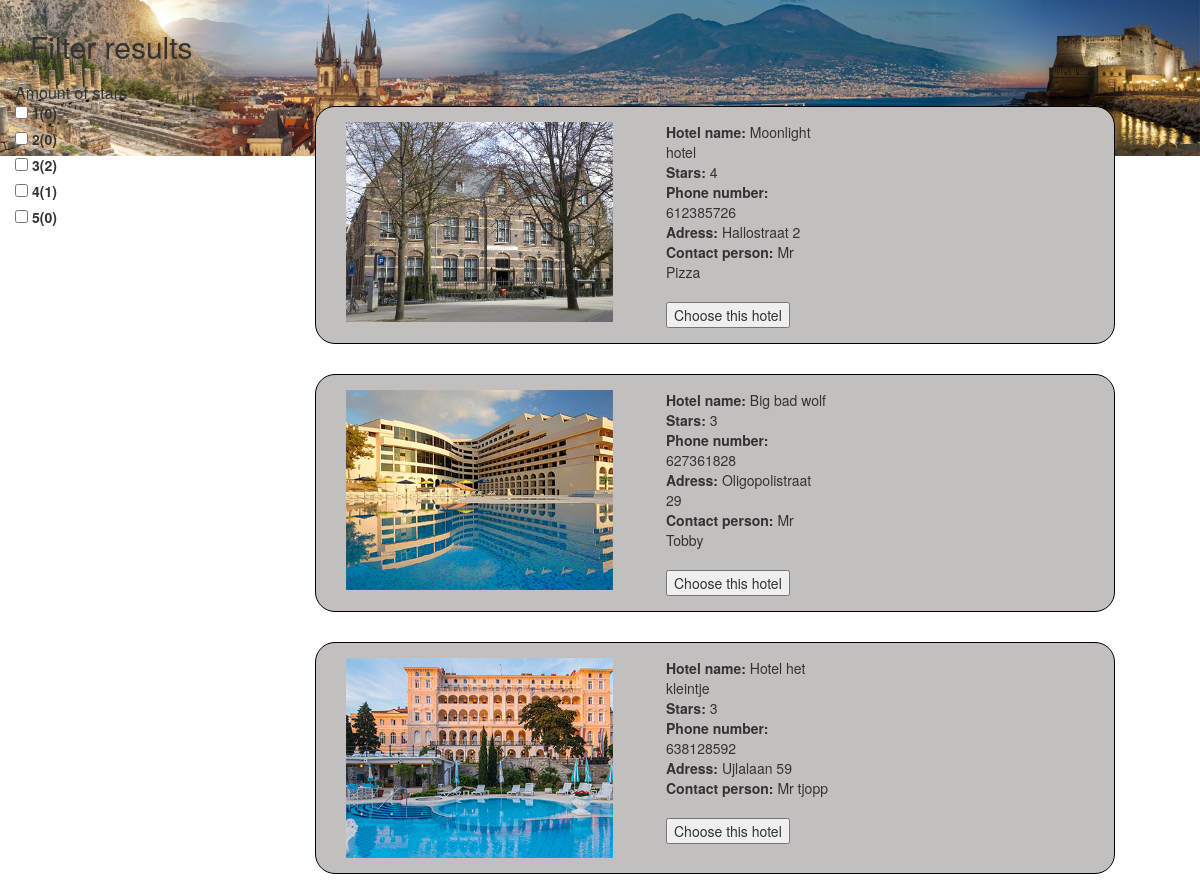
The page /hanzeproject/hotels.php?city=rome on the database its author committed.
### tables this page shows
CREATE TABLE `hotel` (
  `hotel_id` int(10) NOT NULL,
  `hotel_name` varchar(50) NOT NULL,
  `stars` int(1) DEFAULT NULL,
  `rating` int(3) NOT NULL,
  `adress` varchar(100) NOT NULL,
  `zipcode` varchar(20) NOT NULL,
  `city` varchar(100) NOT NULL,
  `country` varchar(100) NOT NULL,
  `contact_person` varchar(100) NOT NULL,
  `phonenumber` int(20) NOT NULL
);

### hanzeproject/includes/DB.php (called while the page is built, shortened)
<?php
class database
{
    private $host = DB_HOST;
    private $user = DB_USER;
    private $pass = DB_PASS;
    private $dbname = DB_NAME;
    private $dbh;
    private $stmt;
    public function __construct()
    {
        $dsn = 'mysql:host=' . $this->host . ';dbname=' . $this->dbname;
        $options = array(
            PDO::ATTR_PERSISTENT    => true,
            PDO::ATTR_ERRMODE       => PDO::ERRMODE_EXCEPTION
        );
        try
        {
            $this->dbh = new PDO($dsn, $this->user, $this->pass, $options);
        }
        catch(PDOException $e)
        {
            $this->error = $e->getMessage();
            echo $e->getMessage();
            exit();
        }
    }
    public function query($query)
    {
        if($this->dbh != NULL)
        {
            $this->stmt = $this->dbh->prepare($query);
        }
    }
    public function execute()
    {
        return $this->stmt->execute();
    }
    public function resultset()
    {
        $this->execute();
        return $this->stmt->fetchAll(PDO::FETCH_ASSOC);
    }
    public function reset()
    {
        $this->stmt = NULL;
    }
}

### hanzeproject/helpers/functions.php (the view, shortened to what this page needs)
<?php
    class functions {
        public function Getnumber($aantalsterren) {
            $city_name = $_SESSION['booking_city'];
            $db = new database;
            $db->query("Select count(*) FROM hotel WHERE stars='$aantalsterren' AND city='$city_name'");
            $db->execute();
            $aantal = $db->resultset();
            $ster=  $aantal[0]['count(*)'];
            echo "($ster)";
        }
        public function Viewhotels() {
                $city_name = $_SESSION['booking_city'];
                $db = new database;
                $db->query("SELECT * FROM hotel WHERE city = '$city_name'");
                $db->execute();
                $hotels = $db->resultset();
                foreach ($hotels as $hotel) {
                    echo '<form action="" method="POST">';
                    $naam = $hotel['hotel_name'];
                    $sterren = $hotel['stars'];
                    $rating = $hotel["rating"];
                    $phone = $hotel["phonenumber"];
                    $adress = $hotel["adress"];
                    $contact = $hotel["contact_person"];
                    $image = str_replace(" ", "", strtolower($naam));
                    echo"   <div class='resultblock resultaten1 col-md-8' data=$rating data-tag=$sterren>";
                    echo'   <div class="desc">';
                    echo'   <div class="desc_text">';
                    echo"   <div class='col-md-5'><img src='images/hotels/$image.jpg' height='200' ></div>";
                    echo"   <div class='col-md-3'>";
                    echo"   <strong>Hotel name:</strong> $naam  ";
                    echo"<br>";
                    echo"   <strong>Stars:</strong> $sterren";
                    echo "<br>";
                    echo"   <strong>Phone number:</strong> $phone";
                    echo"<br>";
                    echo"   <strong>Adress:</strong> $adress";
                    echo"<br>";
                    echo"   <strong>Contact person:</strong> $contact";
                    echo"</br><br>";
                    echo"<input class='submit' type='submit' value='Choose this hotel' name='hotelkeuze'> ";
                    echo'   </div></div></div></div><br></form>';
                }
        }
    }
 ?>

### hanzeproject/hotels.php (shortened to what this page needs)
<?php
require 'includes/DB.php';
require 'helpers/functions.php';
?>
<html lang="en">
<head>
    <link rel="stylesheet" href="assets/style.css">
    <link href="css/bootstrap.css" rel='stylesheet' type='text/css' />
</head>
<body>
    <div class="banner">
        <img width="100%" src="images/banner.jpg">
    </div>
    <div class="col-md-3 filterdeel " >
        <div class="panel-heading">
            <H2>Filter results</h2>
        </div>
        <div id="filters">
            <h3 class="panel-title">Amount of stars</h3>
            <div class="filterblock">
                <input id="check1" type="checkbox" name="check" value="1" class="category">
                <label for="check1"><strong>1</strong><?php
                    $count = new functions();
                    $count->Getnumber(1);
                    ?></label>
            </div>
            <div class="filterblock">
                <input id="check2" type="checkbox" name="check" value="2" class="category">
                <label for="check2"><strong>2</strong><?php
                    $count = new functions();
                    $count->Getnumber(2);
                    ?></label>
            </div>
            <div class="filterblock">
                <input id="check3" type="checkbox" name="check" value="3" class="category">
                <label for="check3"><strong>3</strong><?php
                    $count = new functions();
                    $count->Getnumber(3);
                    ?></label>
            </div>
            <div class="filterblock">
                <input id="check4" type="checkbox" name="check" value="4" class="category" class="checkbox">
                <label for="check4"><strong>4</strong><?php
                    $count = new functions();
                    $count->Getnumber(4);
                    ?></label>
            </div>
            <div class="filterblock">
                <input id="check5" type="checkbox" name="check" value="5" class="category">
                <label for="check5"><strong>5</strong><?php
                    $count = new functions();
                    $count->Getnumber(5);
                    ?></label>
            </div>
            <br>
        </div>
    </div>
 	<div class="searchresults" class='col-md-8' >
            <div class="panel-heading  ">
            <h1>Please select your favorite hotel
            </h1>
            </div>
            <?php
            $view = new functions();
            $view->Viewhotels()
            ?>
       </div>
</body>
</html>

### hanzeproject/css/style.css (style rules this page uses)
body { margin:0; padding:0; background:#fff; font-family: 'Source Sans Pro', sans-serif; }
h1,h2,h3,h4,h5,h6 { margin:0; }
.banner { background:url(../images/background.jpg) no-repeat 0px 0px; min-height:100vh; min-width: 100vw; background-size:cover; }
.banner { position: absolute; top: 0; margin: 0 auto; }

### hanzeproject/hotels.php (style rules this page uses)
.filterdeel { height: 100%; }
.resultaten1 { background-color: #C4BFBF; border: 1px solid black; border-radius: 20px; padding: 15; margin: 15px; }

### rows shown on the page
hotel: shows a picture, hotel_name "Moonlight hotel", stars "4", phonenumber "612385726", adress "Hallostraat 2", contact_person "Mr Pizza"
hotel: shows a picture, hotel_name "Big bad wolf", stars "3", phonenumber "627361828", adress "Oligopolistraat 29", contact_person "Mr Tobby"
hotel: shows a picture, hotel_name "Hotel het kleintje", stars "3", phonenumber "638128592", adress "Ujlalaan 59", contact_person "Mr tjopp"

### other values the page prints
$ster "0 0 2 1 0"
